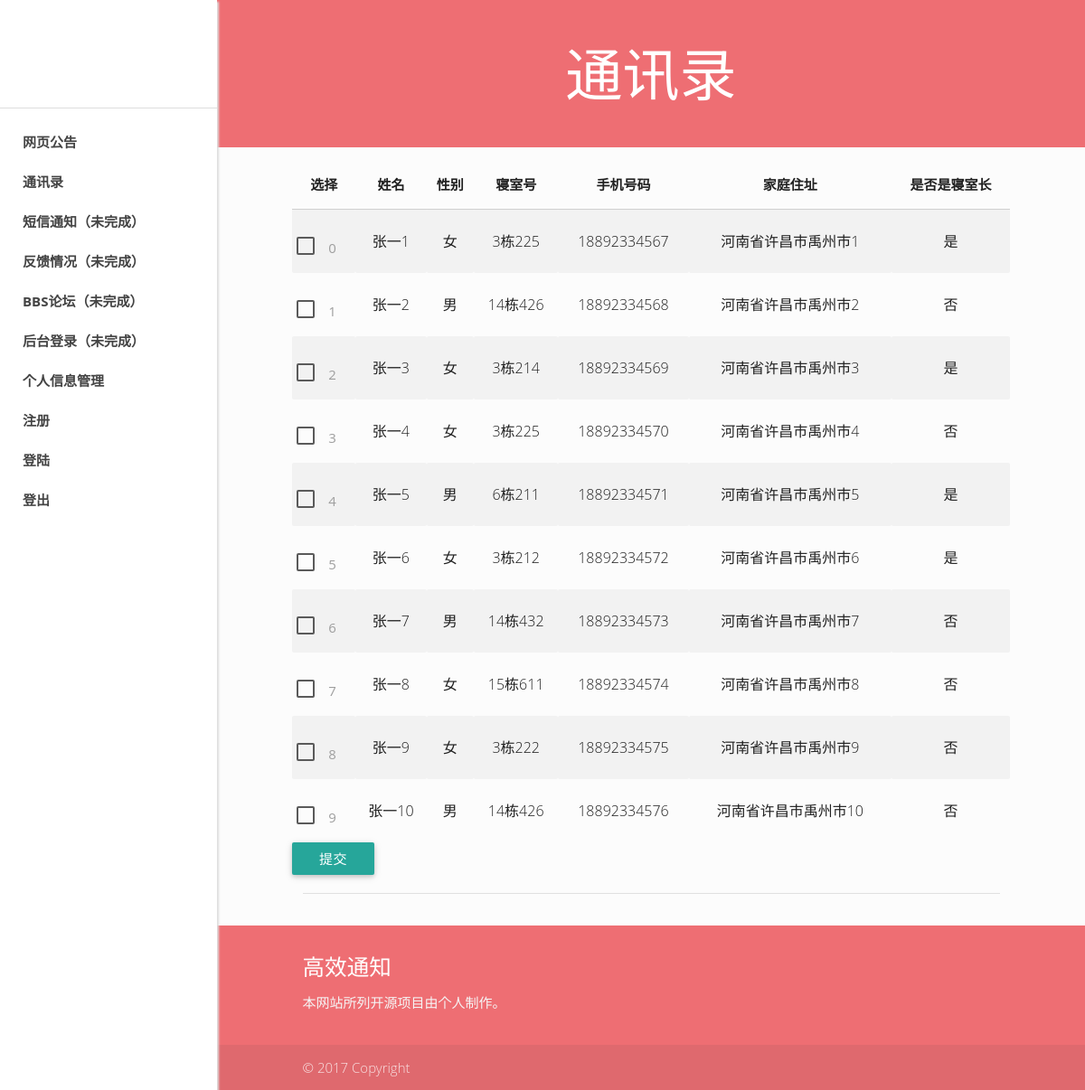
Page /info/get/contact (signed in) on the committed database.
### app/model.py (models this page shows, shortened)
class Contact(db.Model):
    __tablename__ = 'contact'
    contact_id = db.Column(db.Integer, primary_key=True)
    name = db.Column(db.String(20))
    student_id = db.Column(db.String(20))
    phone = db.Column(db.String(15))
    room_id = db.Column(db.String(20))
    is_roon_leader = db.Column(db.String(2))
    gender = db.Column(db.String(2))
    address = db.Column(db.String(50))

### app/main/view.py (the view)
@main.route("/info/get/contact")
@login_required
def contact():
    all_contact = Contact.query.all()
    return render_template("Contact.html", contacts=all_contact)

### app/model.py (called while the page is built)
@login.user_loader
def load_user(username):
    return User.query.get(username)

### app/templates/Contact.html (shortened to what this page needs)
{% extends "Base.html" %}
{% block body %}
    {{ super() }}
{% endblock %}
{% block content %}
    <div class="row">
        <form action="#" method="post">
            <table class="striped centered">
                <thead>
                <th>选择</th>
                <th>姓名</th>
                <th>性别</th>
                <th>寝室号</th>
                <th>手机号码</th>
                <th>家庭住址</th>
                <th>是否是寝室长</th>
                </thead>
                <tbody>
                {% for contact in contacts %}
                    <tr>
                        <td>
                            <p>
                                <label for="{{ contact.contact_id }}">{{ contact.contact_id }}</label>
                            </p>
                        </td>
                        <td class="light text-lg">{{ contact.name }}</td>
                        <td class="light text-lg">{{ contact.gender }}</td>
                        <td class="light text-lg">{{ contact.room_id }}</td>
                        <td class="light text-lg">{{ contact.phone }}</td>
                        <td class="light text-lg">{{ contact.address }}</td>
                        <td class="light text-lg">{{ contact.is_roon_leader }}</td>
                    </tr>
                {% endfor %}
                </tbody>
            </table>
        <button class="submit waves-effect waves-light btn">提交</button>
        </form>
    </div>
{% endblock %}
{% block content_title %}
    通讯录
{% endblock %}

### app/templates/Base.html (shortened to what this page needs)
<!DOCTYPE html>
<html lang="en">
<head>
    <link rel="stylesheet" href="/static/materialize.min.css">
    <link rel="stylesheet" href="/static/index.css">
    <link rel="stylesheet" href="/static/prism.css">
</head>
<body>
{% block body %}
    <aside id="nav-mobile" class="sidebar">
        <section class="logo">
        </section>
        <ul class="nav clearfix">
            <li><a href="/info/get/news">网页公告</a></li>
            <li><a href="/info/get/contact">通讯录</a></li>
            <li class="sidebar-collapsible">
                <ul class="collapsible collapsible-accordion">
                    <li>
                        <a class="collapsible-header  waves-effect waves-teal">短信通知（未完成）</a>
                    </li>
                </ul>
            </li>
            <li><a href="#">反馈情况（未完成）</a></li>
            <li><a href="#">BBS论坛（未完成）</a></li>
            <li><a href="#">后台登录（未完成）</a></li>
            <li><a href="/personal_info">个人信息管理</a></li>
            <li><a href="/register">注册</a></li>
            <li><a href="/login">登陆</a></li>
            <li><a href="/logout">登出</a></li>
        </ul>
    </aside>
    <main>
        <div class="index-banner section no-pad-bot primary-bg">
            <div class="container">
                <h1 class=" center-on-small-only  text-light center">{% block content_title %}{% endblock %}</h1>
                <br>
            </div>
        </div>
        <div class="container">
            <div class="section">
                {% block content %}
                {% endblock %}
                <div class="divider"></div>
            </div>
    </main>
    {% block foot %}
        <footer class="page-footer">
            <div class="container">
                <div class="row">
                    <div class="col s12">
                        <h5 class="white-text">高效通知</h5>
                        <p class="grey-text text-lighten-4">本网站所列开源项目由个人制作。</p>
                    </div>
                </div>
            </div>
            <div class="footer-copyright">
                <div class="container">
                    © 2017 Copyright
                </div>
            </div>
        </footer>
    {% endblock %}
{% endblock %}
</body>
</html>

### app/static/index.css (style rules this page uses)
html { font-family: 'Open Sans', Helvetica, Tahoma, Arial, "Microsoft YaHei", "微软雅黑", STXihei, "华文细黑", SimSun, "宋体", Heiti, "黑体", sans-serif; }
.primary-bg { background-color: #ee6e73; }
.text-light { color: #fff; }
.text-lg { font-size: 16px; }
.sidebar { width: 240px; position: fixed; box-shadow: 2px 2px 2px #ddd; height: 100%; background-color: #fff; z-index: 998; }
.sidebar .logo { width: 100%; text-align: center; height: 90px; border-bottom: 1px solid #ddd; margin-top: 30px; }
.sidebar a { line-height: 44px; height: 44px; font-weight: bolder; display: block; color: #444; padding: 0 25px; }
.sidebar .collapsible { border: none; box-shadow: none; margin: 0; }
.sidebar .collapsible-header { border: none; background-color: transparent; }
html { background-color: #fcfcfc; }
main, footer { padding-left: 240px; }
p { color: rgba(0,0,0,0.71); padding: 0; -webkit-font-smoothing: antialiased; }
@media only screen and (min-width: 993px) { .container { width: 85%; } }

### rows in the picture
Contact: contact_id "0", name "张一1", gender "女", room_id "3栋225", phone "18892334567", address "河南省许昌市禹州市1", is_roon_leader "是"
Contact: contact_id "1", name "张一2", gender "男", room_id "14栋426", phone "18892334568", address "河南省许昌市禹州市2", is_roon_leader "否"
Contact: contact_id "2", name "张一3", gender "女", room_id "3栋214", phone "18892334569", address "河南省许昌市禹州市3", is_roon_leader "是"
Contact: contact_id "3", name "张一4", gender "女", room_id "3栋225", phone "18892334570", address "河南省许昌市禹州市4", is_roon_leader "否"
Contact: contact_id "4", name "张一5", gender "男", room_id "6栋211", phone "18892334571", address "河南省许昌市禹州市5", is_roon_leader "是"
Contact: contact_id "5", name "张一6", gender "女", room_id "3栋212", phone "18892334572", address "河南省许昌市禹州市6", is_roon_leader "是"
Contact: contact_id "6", name "张一7", gender "男", room_id "14栋432", phone "18892334573", address "河南省许昌市禹州市7", is_roon_leader "否"
Contact: contact_id "7", name "张一8", gender "女", room_id "15栋611", phone "18892334574", address "河南省许昌市禹州市8", is_roon_leader "否"
Contact: contact_id "8", name "张一9", gender "女", room_id "3栋222", phone "18892334575", address "河南省许昌市禹州市9", is_roon_leader "否"
Contact: contact_id "9", name "张一10", gender "男", room_id "14栋426", phone "18892334576", address "河南省许昌市禹州市10", is_roon_leader "否"
